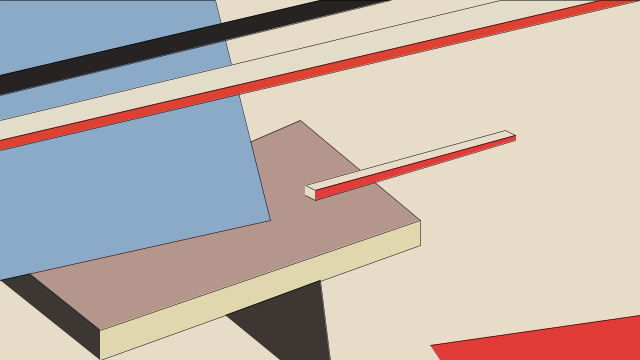
Frame 1 (no input)
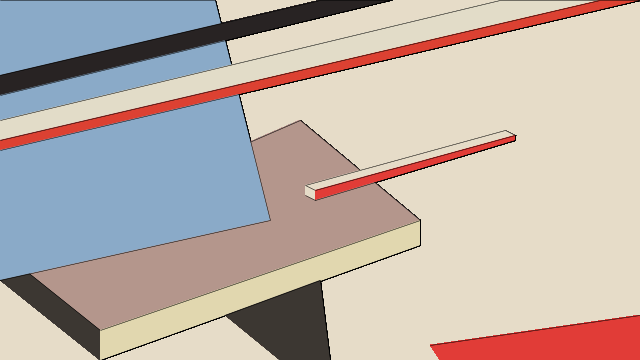
Frame 60 (the mouse pressed at the canvas centre just before this capture)
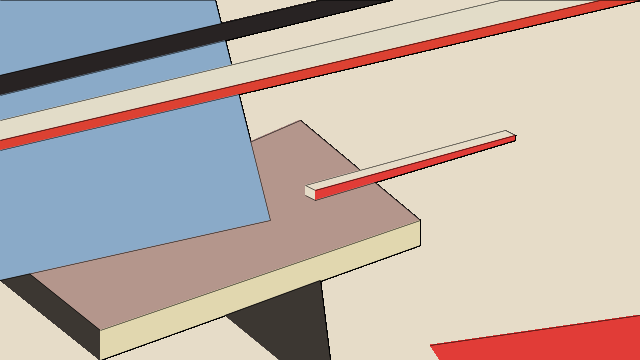
Frame 120 (the mouse held since frame 60 and released just before this capture)

The Processing sketch that drew these frames (run headless with seeded random() and noise(); from frame 60 on, the mouse is pressed at the canvas centre):

// Processing sketch: processing_46113
// ── processing_46113.pde

void setup (){
  size (640,360);
  smooth ();
  background (230,220,200);
  strokeWeight (0.5);
}
void draw (){
  
  //carré marron clair
  beginShape ();
  fill (180,150,140);
  vertex (0,250);
  vertex (300,120);
  vertex (420,220);
  vertex (100,330);
  endShape ();
  
  //ligne marron foncée
  beginShape ();
  fill (60,55,50);
  vertex (0,280);
  vertex (0,250);
  vertex (100,330);
  vertex (100,360);
  endShape ();
  
  //ligne jaune
  beginShape ();
  fill (225,215,175);
  vertex (100,330);
  vertex(420,220);
  vertex (420, 245);
  vertex (100,360);
  endShape ();
  
  //triangle marron foncé
  beginShape ();
  fill (60,55,50);
  vertex (225,315);
  vertex (320,280);
  vertex (330, 360);
  vertex (280,360);
  endShape ();
  

  
  //carré bleu
  beginShape();
  fill (138, 170,200);
  vertex (0,0);
  vertex (215,0);
  vertex (270,220);
  vertex (0,280);
  endShape();
  
  //grande ligne noire
  beginShape ();
  fill (40,35,35);
  vertex (0,75);
  vertex (320,0);
  vertex (390,0);
  vertex (0,95);
  endShape ();
  
  //grande ligne blanche
  beginShape ();
  fill (226,220,200);
  vertex (0,120);
  vertex (500,0);
  vertex (600,0);
  vertex (0, 140);
  endShape ();
  
  //grande ligne rouge
  beginShape ();
  fill (220,65,50);
  vertex (0,140);
  vertex (600,0);
  vertex (640,0);
  vertex (0,150);
  endShape ();
  
  //petite ligne blanche
  beginShape ();
fill (230,220,200);
vertex (305,185);
vertex (505,130);
vertex (515, 135);
vertex (315,190);
endShape ();

//petit carré blanc
beginShape ();
fill (230,220,200);
vertex (305,185);
vertex (315,190);
vertex (315,200);
vertex (305,195);
endShape ();

//petite ligne rouge
beginShape ();
fill (225,60,55);
vertex (315,190);
vertex (515,135);
vertex (515,140);
vertex (315,200);
endShape ();

//carré rouge
beginShape ();
fill (225,60,55);
vertex (430,345);
vertex (640,315);
vertex (640,360);
vertex (440,360);
endShape ();
}
